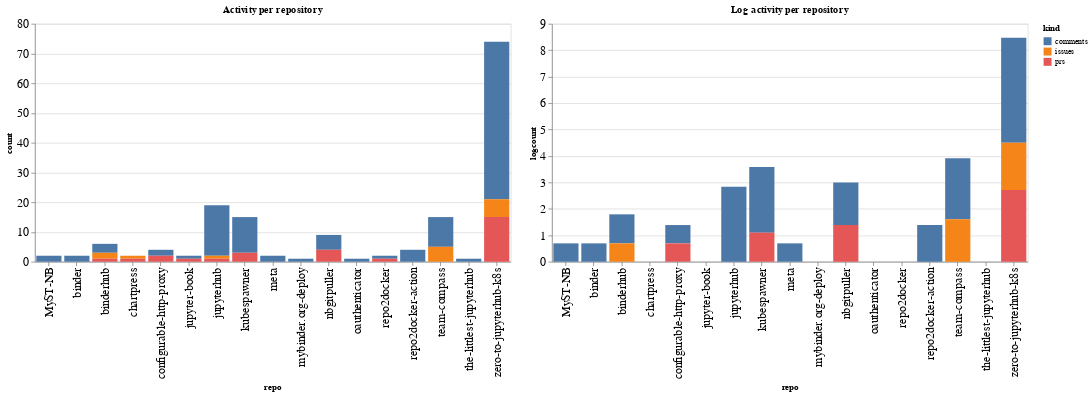

Here is the notebook cell this chart was saved with:
### Code cell
ch1 = alt.Chart(repo_summaries, width=600, title="Activity per repository").mark_bar().encode(
    x='repo',
    y='count',
    color='kind',
    tooltip="kind"
)

ch2 = alt.Chart(repo_summaries, width=600, title="Log activity per repository").mark_bar().encode(
    x='repo',
    y='logcount',
    color='kind',
    tooltip="kind"
)

ch1 | ch2

### Figure 1 — Vega-Lite specification as saved in the notebook (floating-point values rounded to 4 significant figures)
{"config": {"axisLeft": {"labelFontSize": 15}, "axisBottom": {"labelFontSize": 15}}, "hconcat": [{"mark": "bar", "encoding": {"color": {"type": "nominal", "field": "kind"}, "tooltip": {"type": "nominal", "field": "kind"}, "x": {"type": "nominal", "field": "repo"}, "y": {"type": "quantitative", "field": "count"}}, "title": "Activity per repository", "width": 600}, {"mark": "bar", "encoding": {"color": {"type": "nominal", "field": "kind"}, "tooltip": {"type": "nominal", "field": "kind"}, "x": {"type": "nominal", "field": "repo"}, "y": {"type": "quantitative", "field": "logcount"}}, "title": "Log activity per repository", "width": 600}], "data": {"name": "data-948ba8a5c4fc14593718d720887dd3d2"}, "$schema": "https://vega.github.io/schema/vega-lite/v4.8.1.json", "datasets": {"data-948ba8a5c4fc14593718d720887dd3d2": [{"repo": "MyST-NB", "kind": "comments", "count": 2, "logcount": 0.6931}, {"repo": "binder", "kind": "comments", "count": 2, "logcount": 0.6931}, {"repo": "binderhub", "kind": "comments", "count": 3, "logcount": 1.099}, {"repo": "binderhub", "kind": "issues", "count": 2, "logcount": 0.6931}, {"repo": "binderhub", "kind": "prs", "count": 1, "logcount": 0.0}, {"repo": "chartpress", "kind": "issues", "count": 1, "logcount": 0.0}, {"repo": "chartpress", "kind": "prs", "count": 1, "logcount": 0.0}, {"repo": "configurable-http-proxy", "kind": "comments", "count": 2, "logcount": 0.6931}, {"repo": "configurable-http-proxy", "kind": "prs", "count": 2, "logcount": 0.6931}, {"repo": "jupyter-book", "kind": "comments", "count": 1, "logcount": 0.0}, {"repo": "jupyter-book", "kind": "prs", "count": 1, "logcount": 0.0}, {"repo": "jupyterhub", "kind": "comments", "count": 17, "logcount": 2.833}, {"repo": "jupyterhub", "kind": "issues", "count": 1, "logcount": 0.0}, {"repo": "jupyterhub", "kind": "prs", "count": 1, "logcount": 0.0}, {"repo": "kubespawner", "kind": "comments", "count": 12, "logcount": 2.485}, {"repo": "kubespawner", "kind": "prs", "count": 3, "logcount": 1.099}, {"repo": "meta", "kind": "comments", "count": 2, "logcount": 0.6931}, {"repo": "mybinder.org-deploy", "kind": "comments", "count": 1, "logcount": 0.0}, {"repo": "nbgitpuller", "kind": "comments", "count": 5, "logcount": 1.609}, {"repo": "nbgitpuller", "kind": "prs", "count": 4, "logcount": 1.386}, {"repo": "oauthenticator", "kind": "comments", "count": 1, "logcount": 0.0}, {"repo": "repo2docker", "kind": "comments", "count": 1, "logcount": 0.0}, {"repo": "repo2docker", "kind": "prs", "count": 1, "logcount": 0.0}, {"repo": "repo2docker-action", "kind": "comments", "count": 4, "logcount": 1.386}, {"repo": "team-compass", "kind": "comments", "count": 10, "logcount": 2.303}, {"repo": "team-compass", "kind": "issues", "count": 5, "logcount": 1.609}, {"repo": "the-littlest-jupyterhub", "kind": "comments", "count": 1, "logcount": 0.0}, {"repo": "zero-to-jupyterhub-k8s", "kind": "comments", "count": 53, "logcount": 3.97}, {"repo": "zero-to-jupyterhub-k8s", "kind": "issues", "count": 6, "logcount": 1.792}, {"repo": "zero-to-jupyterhub-k8s", "kind": "prs", "count": 15, "logcount": 2.708}]}}
